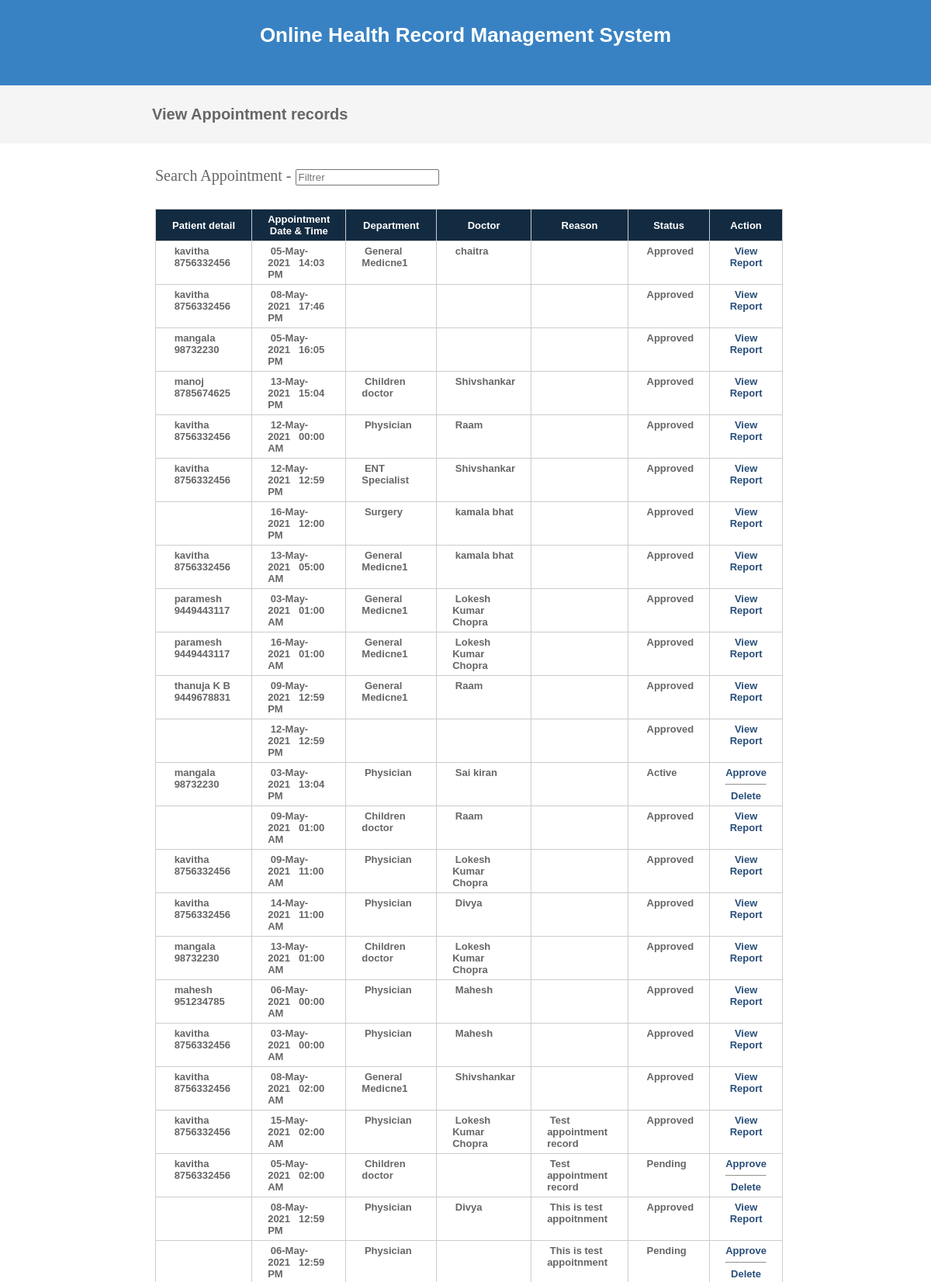
Page /viewappointment.php (upper part) on the committed database.
### tables this page shows
CREATE TABLE `appointment` (
  `appointmentid` int(10) NOT NULL,
  `appointmenttype` varchar(25) NOT NULL,
  `patientid` int(10) NOT NULL,
  `roomid` int(10) NOT NULL,
  `departmentid` int(10) NOT NULL,
  `appointmentdate` date NOT NULL,
  `appointmenttime` time NOT NULL,
  `doctorid` int(10) NOT NULL,
  `status` varchar(10) NOT NULL,
  `app_reason` text NOT NULL
);

CREATE TABLE `patient` (
  `patientid` int(10) NOT NULL,
  `patientname` varchar(50) NOT NULL,
  `admissiondate` date NOT NULL,
  `admissiontime` time NOT NULL,
  `address` varchar(250) NOT NULL,
  `mobileno` varchar(15) NOT NULL,
  `city` varchar(25) NOT NULL,
  `pincode` varchar(20) NOT NULL,
  `loginid` varchar(50) NOT NULL,
  `password` varchar(25) NOT NULL,
  `bloodgroup` varchar(20) NOT NULL,
  `gender` varchar(10) NOT NULL,
  `dob` date NOT NULL,
  `status` varchar(10) NOT NULL
);

CREATE TABLE `department` (
  `departmentid` int(10) NOT NULL,
  `departmentname` varchar(100) NOT NULL,
  `description` text NOT NULL,
  `status` varchar(10) NOT NULL
);

CREATE TABLE `doctor` (
  `doctorid` int(10) NOT NULL,
  `doctorname` varchar(50) NOT NULL,
  `mobileno` varchar(15) NOT NULL,
  `departmentid` int(10) NOT NULL,
  `loginid` varchar(25) NOT NULL,
  `password` varchar(25) NOT NULL,
  `status` varchar(10) NOT NULL,
  `education` varchar(25) NOT NULL,
  `experience` float(11,1) NOT NULL,
  `consultancy_charge` float(10,2) NOT NULL
);

### viewappointment.php (the view, shortened to what this page needs)
<?php
include("headers.php");
include("dbconnection.php");
?>
<div class="wrapper col2">
  <div id="breadcrumb">
    <ul>
      <li class="first">View Appointment records</li></ul>
  </div>
</div>
<div class="wrapper col4">
  <div id="container">
   <section class="container">
<h2>Search Appointment - <input type="search" class="light-table-filter" data-table="order-table" placeholder="Filtrer" /></h2>
    <table class="order-table">
      <thead>
        <tr>
          <th>Patient detail</th>
          <th>Appointment Date &  Time</th>
          <th>Department</th>
          <th>Doctor</th>
          <th>Reason</th>
          <th>Status</th>
          <th><div align="center">Action</div></th>
        </tr>
        </thead>
        <tbody>
          <?php
		$sql ="SELECT * FROM appointment WHERE (status !='')";
		$qsql = mysqli_query($con,$sql);
		while($rs = mysqli_fetch_array($qsql))
		{
			$sqlpat = "SELECT * FROM patient WHERE patientid='$rs[patientid]'";
			$qsqlpat = mysqli_query($con,$sqlpat);
			$rspat = mysqli_fetch_array($qsqlpat);
			$sqldept = "SELECT * FROM department WHERE departmentid='$rs[departmentid]'";
			$qsqldept = mysqli_query($con,$sqldept);
			$rsdept = mysqli_fetch_array($qsqldept);
			$sqldoc= "SELECT * FROM doctor WHERE doctorid='$rs[doctorid]'";
			$qsqldoc = mysqli_query($con,$sqldoc);
			$rsdoc = mysqli_fetch_array($qsqldoc);
        echo "<tr>
          <td>&nbsp;$rspat[patientname]<br>&nbsp;$rspat[mobileno]</td>
			 <td>&nbsp;" . date("d-M-Y",strtotime($rs[appointmentdate])) . " &nbsp; " . date("H:i A",strtotime($rs[appointmenttime])) . "</td>
		    <td>&nbsp;$rsdept[departmentname]</td>
			   <td>&nbsp;$rsdoc[doctorname]</td>
			    <td>&nbsp;$rs[app_reason]</td>
			    <td>&nbsp;$rs[status]</td>
          <td><div align='center'>";
		  if($rs[status] != "Approved")
		  {
				  if(!(isset($_SESSION[patientid])))
				  {
						  echo "<a href='appointmentapproval.php?editid=$rs[appointmentid]'>Approve</a><hr>";
				  }
				 echo "  <a href='viewappointment.php?delid=$rs[appointmentid]'>Delete</a>";
		  }
		  else
		  {
				echo "<a href='patientreport.php?patientid=$rs[patientid]&appointmentid=$rs[appointmentid]'>View Report</a>";
		  }
		 echo "</center></td></tr>";
		}
		?>
      </tbody>
    </table>
    </section>
  </div>
</div>
<?php
include("footers.php");
?>

### layout/styles/layout.css (style rules this page uses)
html { overflow-y:scroll; }
body { margin:0; padding:0; font-size:13px; font-family:verdana, Arial, Helvetica, sans-serif; }
a { outline:none; text-decoration:none; }
div.wrapper { display:block; width:100%; margin:0; text-align:left; }
.col2 { color:#666666; background-color:#F5F5F5; }
.col3, .col4 { color:#666666; background-color:#FFFFFF; }
#head, #gallery, #breadcrumb, #container, #footer { display:block; position:relative; padding: 0; margin:0 auto; }
#breadcrumb { padding: 26px 196px; font-size: 20px; font-weight: bold; }
#breadcrumb ul { margin:0; padding:0; list-style:none; }
#breadcrumb ul li { display:inline; }
#breadcrumb ul li.first { font-weight:bold; font-size: 20px; }
#container { padding: 30px 200px; }
#container h1, #container h2, #container h3, #container h4, #container h5, #container h6 { margin:0 0 15px 0; padding:0 0 15px 0; line-height:normal; font-weight:normal; font-size:20px; font-family:Georgia, "Times New Roman", Times, serif; }
#container a { color:#294E79; background-color:#FFFFFF; }

### layout/styles/tables.css (style rules this page uses)
table { width:100%; border-collapse:collapse; table-layout:auto; vertical-align:top; margin-bottom:15px; border:1px solid #CCCCCC; }
table thead th { color:#FFFFFF; background-color:#132B41; border:1px solid #CCCCCC; border-collapse:collapse; text-align:center; table-layout:auto; vertical-align:middle; }
table tbody td { vertical-align:top; border-collapse:collapse; border-left:1px solid #CCCCCC; border-right:1px solid #CCCCCC; border-top:1px solid #CCCCCC; }
table thead th, table tbody td { padding:5px 20px; border-collapse:collapse; font-weight: bold; }

### rows in the picture
appointment: patientid.patientname "kavitha", patientid.mobileno "8756332456", appointmentdate "05-May-2021", appointmenttime "14:03 PM", departmentid.departmentname "General Medicne1", doctorid.doctorname "chaitra", status "Approved"
appointment: patientid.patientname "kavitha", patientid.mobileno "8756332456", appointmentdate "08-May-2021", appointmenttime "17:46 PM", status "Approved"
appointment: patientid.patientname "mangala", patientid.mobileno "98732230", appointmentdate "05-May-2021", appointmenttime "16:05 PM", status "Approved"
appointment: patientid.patientname "manoj", patientid.mobileno "8785674625", appointmentdate "13-May-2021", appointmenttime "15:04 PM", departmentid.departmentname "Children doctor", doctorid.doctorname "Shivshankar", status "Approved"
appointment: patientid.patientname "kavitha", patientid.mobileno "8756332456", appointmentdate "12-May-2021", appointmenttime "00:00 AM", departmentid.departmentname "Physician", doctorid.doctorname "Raam", status "Approved"
appointment: patientid.patientname "kavitha", patientid.mobileno "8756332456", appointmentdate "12-May-2021", appointmenttime "12:59 PM", departmentid.departmentname "ENT Specialist", doctorid.doctorname "Shivshankar", status "Approved"
appointment: appointmentdate "16-May-2021", appointmenttime "12:00 PM", departmentid.departmentname "Surgery", doctorid.doctorname "kamala bhat", status "Approved"
appointment: patientid.patientname "kavitha", patientid.mobileno "8756332456", appointmentdate "13-May-2021", appointmenttime "05:00 AM", departmentid.departmentname "General Medicne1", doctorid.doctorname "kamala bhat", status "Approved"
appointment: patientid.patientname "paramesh", patientid.mobileno "9449443117", appointmentdate "03-May-2021", appointmenttime "01:00 AM", departmentid.departmentname "General Medicne1", doctorid.doctorname "Lokesh Kumar Chopra", status "Approved"
appointment: patientid.patientname "paramesh", patientid.mobileno "9449443117", appointmentdate "16-May-2021", appointmenttime "01:00 AM", departmentid.departmentname "General Medicne1", doctorid.doctorname "Lokesh Kumar Chopra", status "Approved"
appointment: patientid.patientname "thanuja K B", patientid.mobileno "9449678831", appointmentdate "09-May-2021", appointmenttime "12:59 PM", departmentid.departmentname "General Medicne1", doctorid.doctorname "Raam", status "Approved"
appointment: appointmentdate "12-May-2021", appointmenttime "12:59 PM", status "Approved"
appointment: patientid.patientname "mangala", patientid.mobileno "98732230", appointmentdate "03-May-2021", appointmenttime "13:04 PM", departmentid.departmentname "Physician", doctorid.doctorname "Sai kiran", status "Active"
appointment: appointmentdate "09-May-2021", appointmenttime "01:00 AM", departmentid.departmentname "Children doctor", doctorid.doctorname "Raam", status "Approved"
appointment: patientid.patientname "kavitha", patientid.mobileno "8756332456", appointmentdate "09-May-2021", appointmenttime "11:00 AM", departmentid.departmentname "Physician", doctorid.doctorname "Lokesh Kumar Chopra", status "Approved"
appointment: patientid.patientname "kavitha", patientid.mobileno "8756332456", appointmentdate "14-May-2021", appointmenttime "11:00 AM", departmentid.departmentname "Physician", doctorid.doctorname "Divya", status "Approved"
appointment: patientid.patientname "mangala", patientid.mobileno "98732230", appointmentdate "13-May-2021", appointmenttime "01:00 AM", departmentid.departmentname "Children doctor", doctorid.doctorname "Lokesh Kumar Chopra", status "Approved"
appointment: patientid.patientname "mahesh", patientid.mobileno "951234785", appointmentdate "06-May-2021", appointmenttime "00:00 AM", departmentid.departmentname "Physician", doctorid.doctorname "Mahesh", status "Approved"
appointment: patientid.patientname "kavitha", patientid.mobileno "8756332456", appointmentdate "03-May-2021", appointmenttime "00:00 AM", departmentid.departmentname "Physician", doctorid.doctorname "Mahesh", status "Approved"
appointment: patientid.patientname "kavitha", patientid.mobileno "8756332456", appointmentdate "08-May-2021", appointmenttime "02:00 AM", departmentid.departmentname "General Medicne1", doctorid.doctorname "Shivshankar", status "Approved"
appointment: patientid.patientname "kavitha", patientid.mobileno "8756332456", appointmentdate "15-May-2021", appointmenttime "02:00 AM", departmentid.departmentname "Physician", doctorid.doctorname "Lokesh Kumar Chopra", app_reason "Test appointment record", status "Approved"
appointment: patientid.patientname "kavitha", patientid.mobileno "8756332456", appointmentdate "05-May-2021", appointmenttime "02:00 AM", departmentid.departmentname "Children doctor", app_reason "Test appointment record", status "Pending"
appointment: appointmentdate "08-May-2021", appointmenttime "12:59 PM", departmentid.departmentname "Physician", doctorid.doctorname "Divya", app_reason "This is test appoitnment", status "Approved"
appointment: appointmentdate "06-May-2021", appointmenttime "12:59 PM", departmentid.departmentname "Physician", app_reason "This is test appoitnment", status "Pending"
